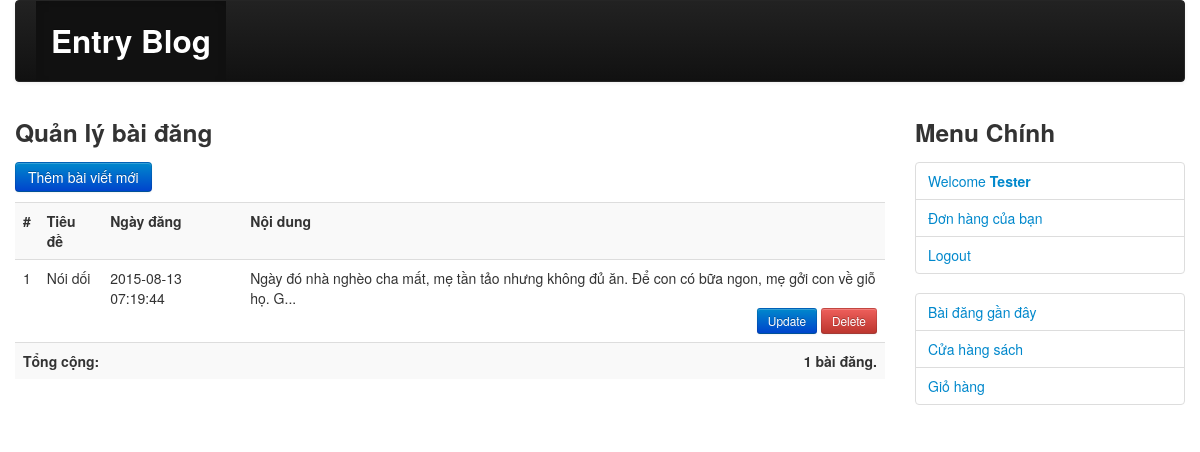
/index.php?c=blog&m=list (signed in), run on the app's committed database.
### tables this page shows
CREATE TABLE IF NOT EXISTS `entrys` (
  `id` int(10) unsigned NOT NULL AUTO_INCREMENT,
  `title` varchar(200) NOT NULL,
  `content` text NOT NULL,
  `posted_day` datetime NOT NULL DEFAULT CURRENT_TIMESTAMP,
  `user_id` int(10) unsigned NOT NULL,
  PRIMARY KEY (`id`),
  KEY `fk_entry_of_user` (`user_id`)
);

### includes/common.php (called while the page is built, shortened)
<?php
function render($file, $data) {
    extract($data);
    include ROOT . DS . 'views' . DS . $file;
}

### controllers/blog.php (called while the page is built, shortened)
<?php
function blog_list() {
    $data = array();
    $currentUser = isLogged();
    if($currentUser){
        $data['entrys'] = model('entry')->getAllByUserId($currentUser['id']);
        $data['template_file'] = 'entry/list.php';
        render('layout.php', $data);
    }else{
        redirect('/index.php?c=auth&m=login');
    }
}

### index.php (called while the page is built, shortened)
<?php
require ROOT . DS . 'includes' . DS . 'common.php';
$controller = empty($_GET['c']) ? 'index' : strtolower($_GET['c']);
$method = empty($_GET['m']) ? 'index' : strtolower($_GET['m']);
$c_file = ROOT . DS . 'controllers' . DS . $controller . '.php';
$m_func = $controller . '_' . $method;
if (is_readable($c_file)) {
    call_user_func($m_func);
} else {
    die("Page not found !");
}

### includes/db.php (called while the page is built, shortened)
<?php
function db_get_all($sql) {
    $result = mysql_query($sql);
    $data = array();
    if ($result) {
        while ($row = mysql_fetch_assoc($result)) {
            $data[] = $row;
        }
    }
    return $data;
}

### models/entry.php (called while the page is built, shortened)
<?php
class Entry extends Model {
    public $table = 'entrys';
    public function getAllByUserId($user_id) {
        $first_day_this_month = date("Y-m-d", strtotime('first day of this month'));
        $first_day_next_month = date("Y-m-d", strtotime('first day of next month'));
        $sql = "SELECT id, title, posted_day, concat(substring(content, 1, 100), '...') as content FROM `{$this->table}`
                    WHERE `user_id` = " . intval($user_id) . "
                            AND `posted_day` >= '" . $first_day_this_month  . "'
                            AND `posted_day` < '" . $first_day_next_month  . "'";
        return db_get_all($sql);
    }
}

### views/entry/list.php (the view)
<h3>Quản lý bài đăng</h3>
<p>
    <a href="index.php?c=blog&m=add" class="btn btn-primary">Thêm bài viết mới</a>
</p>
<table class="table table-striped">
    <tr>
        <th>#</th>
        <th>Tiêu đề</th>
        <th>Ngày đăng</th>
        <th>Nội dung</th>
    </tr>
    <?php
        $i = 0;
        foreach ($entrys as $e):
        $i++;
    ?>
    <tr>
        <td><?php echo $i; ?></td>
        <td><?php echo $e['title']; ?></td>
        <td><?php echo $e['posted_day']; ?></td>
        <td>
            <?php echo $e['content']; ?>
            <div class="text-right">
                <button class="btn btn-small btn-primary" onclick="location.href='/index.php?c=blog&m=update&entry=<?php echo $e['id'] ?>';">Update</button>
                <button class="btn btn-small btn-danger" onclick="location.href='/index.php?c=blog&m=delete&entry=<?php echo $e['id'] ?>';">Delete</button>
            </div>
        </td>
    </tr>
    <?php
        endforeach;
    ?>
    <tr>
        <td colspan="3"><strong>Tổng cộng:</strong></td>
        <td class="text-right"><strong><?php echo $i.' bài đăng.' ?></strong></td>
    </tr>
</table>

### styles/css/styles.css (style rules this page uses)
.text-right { text-align: right !important; }

### data on the page
entrys: title "Nói dối", posted_day "2015-08-13 07:19:44", content "Ngày đó nhà nghèo cha mất, mẹ tần tảo nhưng không đủ ăn. Để con có bữa ngon, mẹ gởi con về giỗ họ. G..."

### other printed values
$i "1"
$logged['name'] "Tester"
